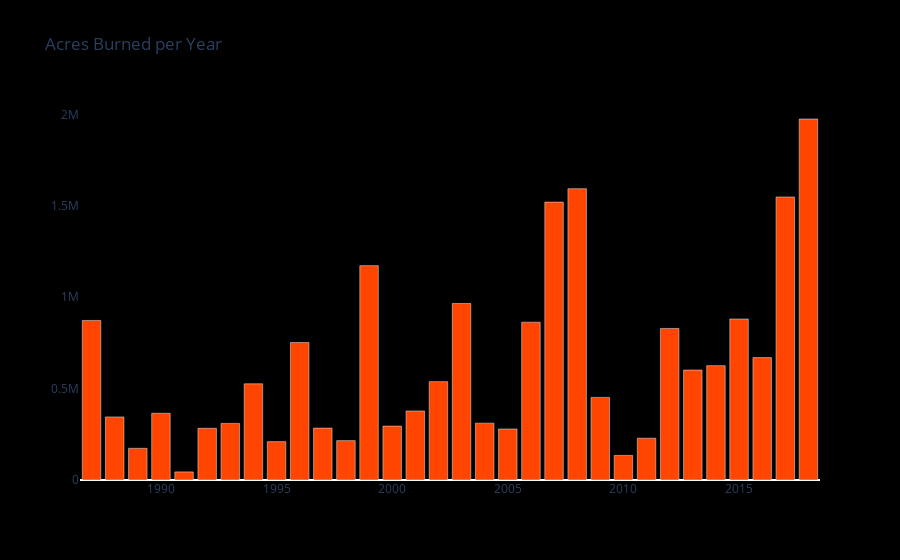

This figure's notebook cell:
### Code cell
import plotly.graph_objects as go
title = 'Acres Burned per Year'
fig = go.Figure(data=[go.Bar(x=df['YEAR'], y=df['ACRES'])])
fig.update_traces(marker_color='rgb(255,69,0)')
fig.update_layout(title_text=title, paper_bgcolor='rgba(0,0,0,1)', plot_bgcolor='rgba(0,0,0,1)', xaxis_showgrid=False, yaxis_showgrid=False, hovermode="x unified")
fig.show()

### Figure 1 — Plotly figure (JSON) as saved in the notebook; plotly's stock layout.template omitted (floating-point values rounded to 4 significant figures)
{"data": [{"marker": {"color": "rgb(255,69,0)"}, "type": "bar", "x": [1987, 1988, 1989, 1990, 1991, 1992, 1993, 1994, 1995, 1996, 1997, 1998, 1999, 2000, 2001, 2002, 2003, 2004, 2005, 2006, 2007, 2008, 2009, 2010, 2011, 2012, 2013, 2014, 2015, 2016, 2017, 2018], "y": [873000, 345000, 173400, 365200, 44200, 282745, 309779, 526219, 209815, 752372, 283885, 215412, 1172850, 295026, 377340, 538216, 965770, 311024, 279214, 863345, 1520362, 1593690, 451969, 134462, 228599, 829224, 601635, 625540, 880899, 669534, 1548429, 1975086]}], "layout": {"hovermode": "x unified", "paper_bgcolor": "rgba(0,0,0,1)", "plot_bgcolor": "rgba(0,0,0,1)", "title": {"text": "Acres Burned per Year"}, "xaxis": {"showgrid": false}, "yaxis": {"showgrid": false}}}
